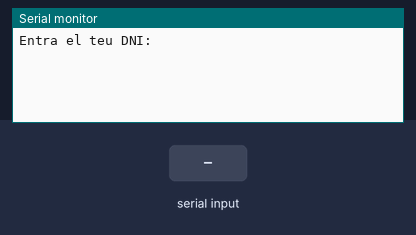
The sketch below on a simulated Arduino Uno, built with avr-gcc and run on an emulated ATmega328P. Shown: the last lines printed to the serial monitor. The inputs (shaded band) are chosen by the test bench.

Above: at 1.2 s.
1.3 s: "90,45\n" received over Serial
At 2.3 s:
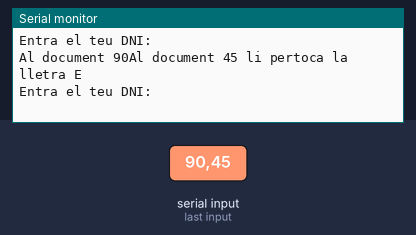
2.8 s: "30,150\n" received over Serial
At 3.4 s:
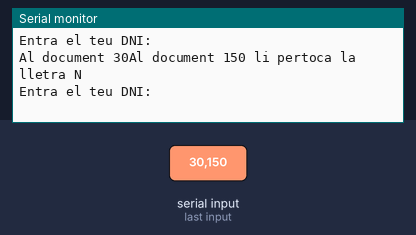
4.3 s: "0\n" received over Serial
At 5.1 s:
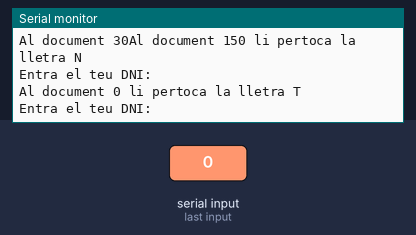
5.8 s: "1\n" received over Serial
At 6.3 s:
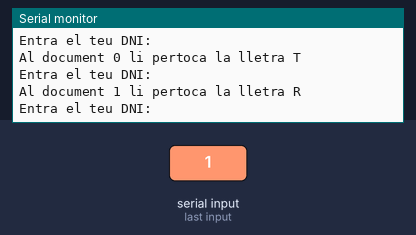
7.3 s: "2\n" received over Serial
At 8.5 s:
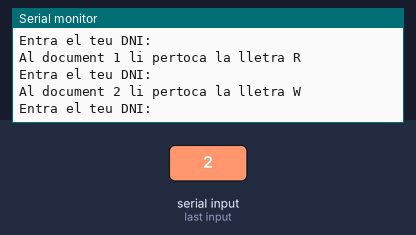
8.8 s: "3\n" received over Serial
At 9.8 s:
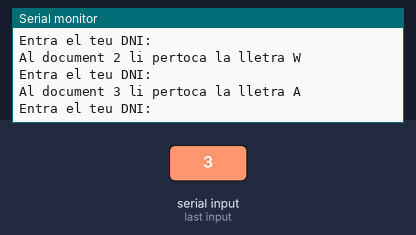

The sketch:

Prog_11_Ex_men.ino
```cpp
/**********************************************************************************
**                                                                               **
**                                   Control                                     **
**                                                                               **
**  NOM: Josep González Martínez                                DATA:04/02/2019  **
**********************************************************************************/

//********** Includes *************************************************************

//********** Variables ************************************************************
long DNI;
float lletra;

//********** Setup ****************************************************************
void setup() {
  Serial.begin(9600);
  Serial.println("Entra el teu DNI:");
}

void loop() {
  while (Serial.available() > 0) {
    DNI = Serial.parseInt();
    Serial.print("Al document ");
    Serial.print(DNI);


    if (Serial.read() == '\n') {
      Serial.print(" li pertoca la lletra ");

      lletra = DNI % 23;

       if (lletra == 0)
      {
        Serial.println("T");
      }
       else if (lletra == 1)
      {
        Serial.println("R");
      }
       else if (lletra == 2)
      {
        Serial.println("W");
      }
       else if (lletra == 3)
      {
        Serial.println("A");
      }
       else if (lletra == 4)
      {
        Serial.println("G");
      }
       else if (lletra == 5)
      {
        Serial.println("M");
      }
       else if (lletra == 6)
      {
        Serial.println("Y");
      }
       else if (lletra == 7)
      {
        Serial.println("F");
      }
       else if (lletra == 8)
      {
        Serial.println("P");
      }
       else if (lletra == 9)
      {
        Serial.println("D");
      }
       else if (lletra == 10)
      {
        Serial.println("X");
      }
       else if (lletra ==11)
      {
        Serial.println("B");
      }
       else if (lletra == 12)
      {
        Serial.println("N");
      }
       else if (lletra == 13)
      {
        Serial.println("J");
      }
       else if (lletra == 14)
      {
        Serial.println("Z");
      }
       else if (lletra == 15)
      {
        Serial.println("S");
      }
       else if (lletra == 16)
      {
        Serial.println("Q");
      }
       else if (lletra == 17)
      {
        Serial.println("V");
      }
       else if (lletra == 18)
      {
        Serial.println("H");
      }
       else if (lletra == 19)
      {
        Serial.println("L");
      }
       else if (lletra == 20)
      {
        Serial.println("C");
      }
       else if (lletra == 21)
      {
        Serial.println("K");
      }
      else
      {
        Serial.println("E");
      }
      Serial.println();
      Serial.println("Entra el teu DNI:");
    }
  }
}
```

Measured:
- after the input at 1.3 s, the serial monitor: prints a new line at once (image 1)
- after the input at 2.8 s, the serial monitor: prints a new line at once (image 2)
- after the input at 4.3 s, the serial monitor: prints a new line at once (image 3)
- after the input at 5.8 s, the serial monitor: prints a new line at once (image 4)
- after the input at 7.3 s, the serial monitor: prints a new line at once (image 5)
- after the input at 8.8 s, the serial monitor: prints a new line at once (image 6)
